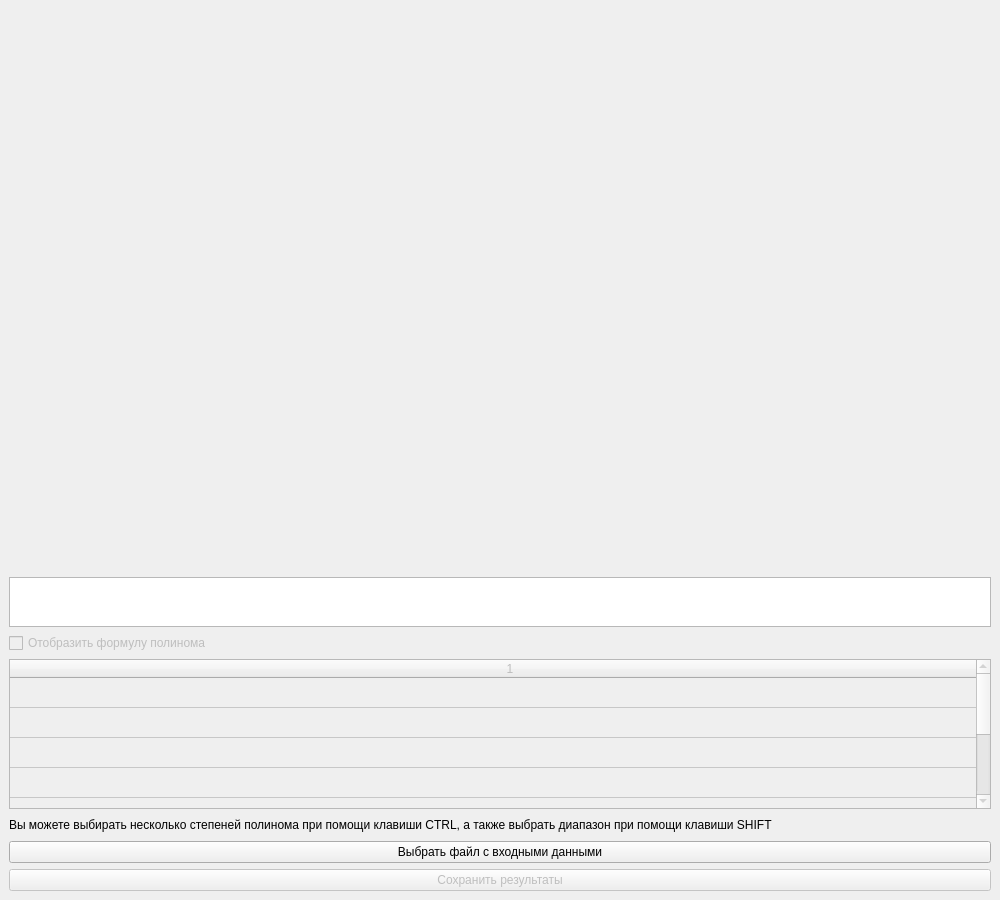
<?xml version="1.0" encoding="UTF-8"?>
<ui version="4.0">
 <class>MainWindow</class>
 <widget class="QMainWindow" name="MainWindow">
  <property name="geometry">
   <rect>
    <x>0</x>
    <y>0</y>
    <width>1000</width>
    <height>900</height>
   </rect>
  </property>
  <property name="minimumSize">
   <size>
    <width>1000</width>
    <height>900</height>
   </size>
  </property>
  <property name="maximumSize">
   <size>
    <width>1000</width>
    <height>900</height>
   </size>
  </property>
  <property name="windowTitle">
   <string>MainWindow</string>
  </property>
  <widget class="QWidget" name="centralwidget">
   <layout class="QVBoxLayout" name="verticalLayout_3">
    <item>
     <widget class="QWidget" name="widget" native="true"/>
    </item>
    <item>
     <widget class="QListWidget" name="Text_box">
      <property name="maximumSize">
       <size>
        <width>16777215</width>
        <height>50</height>
       </size>
      </property>
     </widget>
    </item>
    <item>
     <widget class="QCheckBox" name="Display_formula_checkbox">
      <property name="enabled">
       <bool>false</bool>
      </property>
      <property name="text">
       <string>Отобразить формулу полинома</string>
      </property>
     </widget>
    </item>
    <item>
     <widget class="QTableWidget" name="PowerTable">
      <property name="enabled">
       <bool>false</bool>
      </property>
      <property name="maximumSize">
       <size>
        <width>16777215</width>
        <height>150</height>
       </size>
      </property>
      <property name="editTriggers">
       <set>QAbstractItemView::NoEditTriggers</set>
      </property>
      <property name="rowCount">
       <number>8</number>
      </property>
      <property name="columnCount">
       <number>1</number>
      </property>
      <attribute name="horizontalHeaderVisible">
       <bool>true</bool>
      </attribute>
      <attribute name="horizontalHeaderDefaultSectionSize">
       <number>1000</number>
      </attribute>
      <attribute name="horizontalHeaderHighlightSections">
       <bool>true</bool>
      </attribute>
      <attribute name="verticalHeaderVisible">
       <bool>false</bool>
      </attribute>
      <row/>
      <row/>
      <row/>
      <row/>
      <row/>
      <row/>
      <row/>
      <row/>
      <column/>
     </widget>
    </item>
    <item>
     <widget class="QLabel" name="label">
      <property name="maximumSize">
       <size>
        <width>16777215</width>
        <height>20</height>
       </size>
      </property>
      <property name="text">
       <string>Вы можете выбирать несколько степеней полинома при помощи клавиши CTRL, а также выбрать диапазон при помощи клавиши SHIFT</string>
      </property>
     </widget>
    </item>
    <item>
     <widget class="QPushButton" name="Open_button">
      <property name="text">
       <string>Выбрать файл с входными данными</string>
      </property>
     </widget>
    </item>
    <item>
     <widget class="QPushButton" name="Save_button">
      <property name="enabled">
       <bool>false</bool>
      </property>
      <property name="text">
       <string>Сохранить результаты</string>
      </property>
     </widget>
    </item>
   </layout>
  </widget>
 </widget>
 <resources/>
 <connections/>
</ui>
